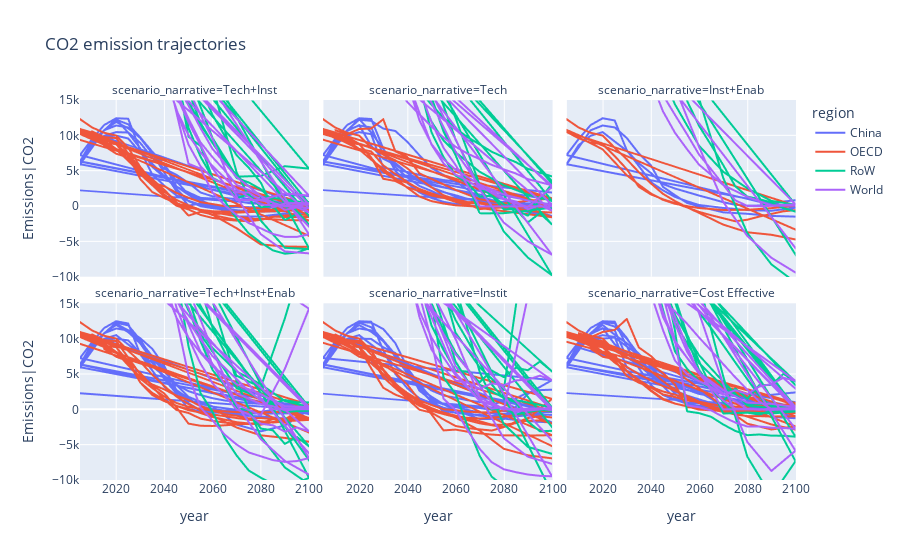

Notebook source saved alongside this figure:
### Code cell
#Figure 1: Global CO2 trajectories
fig1 = px.line(df.sort_values(by=["model", "year"], ascending=False),
               x = "year",
               y="Emissions|CO2",
               color = "region",
               #line_dash="model",
               facet_col="scenario_narrative",
               facet_col_wrap= 3,
               range_x=[2005, 2100],
               range_y = [-10000, 15000],
               hover_data = {'scenario':True, 'model':True},
               title = "CO2 emission trajectories")


#fig1.update_layout(showlegend=False)
fig1
